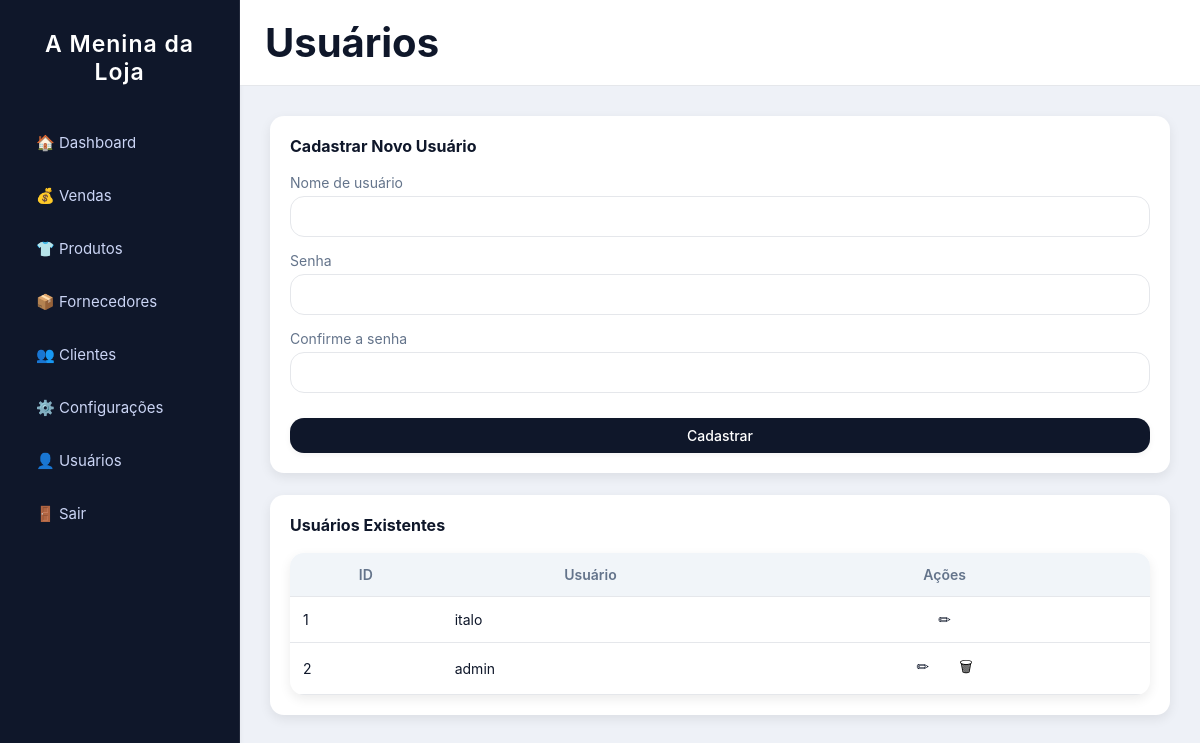
Page /configuracoes/usuarios (signed in) on the committed database.
### app.py (models this page shows)
class Configuracao(db.Model):
    id = db.Column(db.Integer, primary_key=True)
    nome_loja = db.Column(db.String(100), default="A Menina da Loja")
    cor_primaria = db.Column(db.String(7), default="#2563eb")  # hexadecimal
    cor_sucesso = db.Column(db.String(7), default="#16a34a")
    cor_perigo = db.Column(db.String(7), default="#dc2626")

class Usuario(UserMixin, db.Model):
    id = db.Column(db.Integer, primary_key=True)
    usuario = db.Column(db.String(50), unique=True, nullable=False)
    senha = db.Column(db.String(200), nullable=False)

### app.py (the view)
@app.route("/configuracoes/usuarios")
@login_required
def configuracoes_usuarios():
    usuarios = Usuario.query.all()
    return render_template("configuracoes_usuarios.html", usuarios=usuarios)

### app.py (called while the page is built)
@login_manager.user_loader
def load_user(user_id):
    return Usuario.query.get(int(user_id))

@app.context_processor
def inject_config():
    config = Configuracao.query.first()
    return dict(config=config)

### templates/configuracoes_usuarios.html (shortened to what this page needs)
{% extends "base.html" %}
{% block header %}Usuários{% endblock %}
{% block content %}
<div class="card">
    <div class="topo-card">
        <strong>Cadastrar Novo Usuário</strong>
    </div>
    <form method="POST" action="{{ url_for('novo_usuario') }}" class="form-grid">
        <div>
            <label>Nome de usuário</label>
            <input type="text" name="usuario" required>
        </div>
        <div>
            <label>Senha</label>
            <input type="password" name="senha" required>
        </div>
        <div>
            <label>Confirme a senha</label>
            <input type="password" name="senha_confirm" required>
        </div>
        <button type="submit" class="btn-primary" style="margin-top:10px;">
            Cadastrar
        </button>
    </form>
</div>
<div class="card" style="margin-top:22px;">
    <div class="topo-card">
        <strong>Usuários Existentes</strong>
    </div>
    <table class="tabela-vendas">
        <thead>
            <tr>
                <th>ID</th>
                <th>Usuário</th>
                <th style="text-align:center;">Ações</th>
            </tr>
        </thead>
        <tbody>
            {% for u in usuarios %}
            <tr>
                <td>{{ u.id }}</td>
                <td>{{ u.usuario }}</td>
                <td class="acoes">
                    <a href="{{ url_for('editar_usuario', user_id=u.id) }}" class="acao editar">
                        ✏
                    </a>
                    {% if u.id != current_user.id %}
                    <a href="{{ url_for('excluir_usuario', user_id=u.id) }}"
                       onclick="return confirm('Deseja realmente excluir?')"
                       class="acao excluir">
                       🗑
                    </a>
                    {% endif %}
                </td>
            </tr>
            {% endfor %}
        </tbody>
    </table>
</div>
{% endblock %}

### templates/base.html (shortened to what this page needs)
<!DOCTYPE html>
<html lang="pt-br">
<head>
    <link rel="stylesheet" href="{{ url_for('static', filename='style.css') }}">
</head>
<body>
<div class="wrapper">
    <aside class="sidebar" id="sidebar">
        <h2 class="logo">
            {{ config.nome_loja }}
        </h2>
        <nav class="menu">
            <a href="{{ url_for('dashboard') }}">🏠 Dashboard</a>
            <a href="{{ url_for('listar_vendas') }}">💰 Vendas</a>
            <a href="{{ url_for('listar_produtos') }}">👕 Produtos</a>
            <a href="#">📦 Fornecedores</a>
            <a href="#">👥 Clientes</a>
            <a href="{{ url_for('configuracoes') }}">⚙️ Configurações</a>
            <a href="{{ url_for('configuracoes_usuarios') }}">👤 Usuários</a>
        </nav>
        <a class="logout" href="{{ url_for('logout') }}">🚪 Sair</a>
    </aside>
    <main class="main">
        <header class="topbar">
            <h1>{% block header %}{% endblock %}</h1>
        </header>
        <section class="content">
            {% block content %}{% endblock %}
        </section>
    </main>
</div>
</body>
</html>

### static/style.css (style rules this page uses)
* { margin: 0; padding: 0; box-sizing: border-box; font-family: "Inter", system-ui, -apple-system, BlinkMacSystemFont, sans-serif; -webkit-font-smoothing: antialiased; }
:root { --bg: #eef1f7; --sidebar: #0f172a; --sidebar-hover: #1e293b; --primary: #2563eb; --primary-light: #3b82f6; --success: #16a34a; --danger: #dc2626; --text: #0f172a; --muted: #64748b; --card: #ffffff; --border: #e5e7eb; --shadow-card: 0 4px 12px rgba(0,0,0,0.08); --shadow-soft: 0 2px 6px rgba(0,0,0,0.05); --radius: 14px; --transition: 0.25s ease; }
body { background: var(--bg); color: var(--text); transition: background var(--transition); }
.wrapper { display: flex; min-height: 100vh; overflow-x: hidden; }
.sidebar { width: 240px; background: var(--sidebar); color: #fff; padding: 30px 22px; display: flex; flex-direction: column; border-right: 1px solid rgba(255,255,255,0.08); box-shadow: var(--shadow-soft); transition: var(--transition); }
.sidebar h2 { text-align: center; margin-bottom: 35px; font-size: 23px; letter-spacing: 1px; font-weight: 600; }
.sidebar a { color: #cbd5f5; text-decoration: none; padding: 12px 14px; border-radius: var(--radius); margin-bottom: 10px; display: flex; align-items: center; gap: 10px; font-size: 15px; transition: var(--transition); }
.main { flex: 1; display: flex; flex-direction: column; transition: var(--transition); }
.topbar { background: #fff; padding: 18px 25px; border-bottom: 1px solid var(--border); font-size: 21px; font-weight: 600; position: sticky; top: 0; z-index: 10; }
.content { padding: 30px; }
.card { background: var(--card); border-radius: var(--radius); padding: 20px; box-shadow: var(--shadow-card); transition: var(--transition); }
form label { font-size: 14px; color: var(--muted); display: block; margin-bottom: 5px; }
input, select { width: 100%; padding: 11px 12px; border-radius: var(--radius); border: 1px solid var(--border); background: #fff; font-size: 14px; transition: border var(--transition), box-shadow var(--transition); }
.form-grid { display: grid; gap: 15px; margin-top: 12px; }
button, .btn-primary { border-radius: var(--radius); font-size: 14px; font-weight: 500; padding: 11px 18px; transition: var(--transition); cursor: pointer; box-shadow: var(--shadow-soft); }
button { background: var(--primary); color: #fff; border: none; }
.btn-primary { text-decoration: none; color: #fff; display: inline-block; padding: 9px 14px; }
table { width: 100%; border-collapse: collapse; border-radius: var(--radius); overflow: hidden; box-shadow: var(--shadow-card); background: #fff; }
table th, table td { padding: 13px; border-bottom: 1px solid var(--border); font-size: 14px; }
table th { background: #f1f5f9; color: var(--muted); font-weight: 600; }
.topo-card { display: flex; justify-content: space-between; align-items: center; margin-bottom: 18px; }
.acoes { text-align: center; }
.acao { padding: 6px 10px; border-radius: var(--radius); text-decoration: none; font-size: 15px; transition: var(--transition); margin: 0 3px; }
.acao.editar { color: var(--primary); }
.acao.excluir { color: var(--danger); }

### rows in the picture
Configuracao: nome_loja "A Menina da Loja"
Usuario: id "1", usuario "italo"
Usuario: id "2", usuario "admin"
